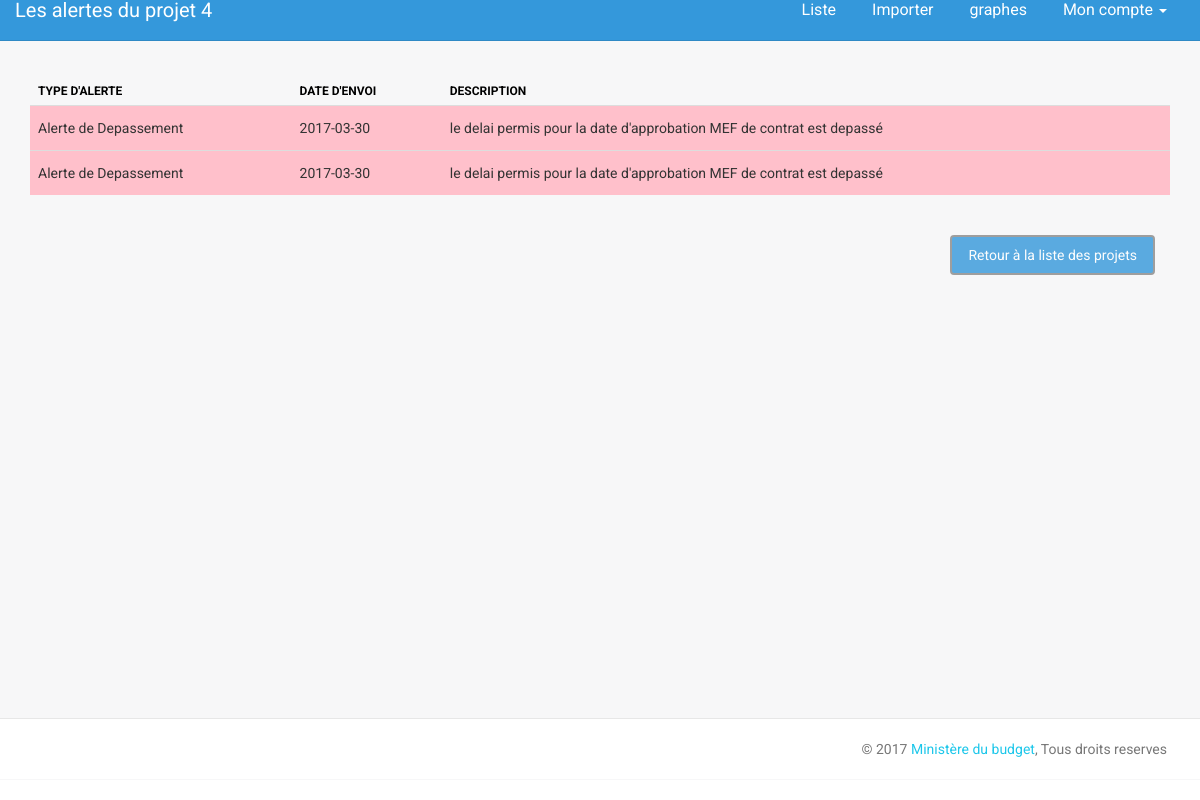
/alertes.php?projet=4, run on the app's committed database.
### tables this page shows
CREATE TABLE IF NOT EXISTS `alert` (
  `idAlert` int(11) NOT NULL AUTO_INCREMENT,
  `dateAlert` date NOT NULL,
  `typeAlert` int(2) NOT NULL,
  `idProjet` int(11) NOT NULL,
  `messageAlert` varchar(250) NOT NULL,
  PRIMARY KEY (`idAlert`)
);

### bd/CRUD.php (called while the page is built, shortened)
<?php
class CRUD{
	private $bdd ;
	public function setDb($p) {
			$this -> bdd = $p ;
		}
		public function selectAlertByIdProjet($id) {
			$id = htmlspecialchars($id);
			$requete = $this -> bdd ->prepare('SELECT * FROM Alert
												WHERE idProjet = :id
												');
			$requete->execute(array(
							'id' => $id
							));
			$results = array();
				if($requete ->rowCount() > 0){
					while($tmp = $requete -> fetch()){
						$results[] = new Alert($tmp);
				}
				return $results;
			}else return null;
		}
}
?>

### bd/Alert.php (called while the page is built, shortened)
<?php
class Alert {
	private $dateAlert ;
	private $typeAlert ;
	private $messageAlert ;
	public function  getDateAlert  () { return $this -> dateAlert ; }
	public function  getTypeAlert  () { return $this -> typeAlert ; }
	public function  getMessageAlert  () { return $this -> messageAlert ; }
	public function  setDateAlert ($p) { $this -> dateAlert = $p ; }
	public function  setTypeAlert ($p) { $this -> typeAlert = $p ; }
	public function  setMessageAlert ($p) { $this -> messageAlert = $p ; }
	public function hydrate(array $tab) {
		foreach ($tab as $cle => $valeur){
				$methode = 'set'.ucfirst($cle);
			}
	}
}
?>

### alertes.php (the view, shortened to what this page needs)
<!doctype html>
<html lang="en">
<head>
    <link href="assets/css/bootstrap.min.css" rel="stylesheet" />
    <link href="assets/css/animate.min.css" rel="stylesheet"/>
    <link href="assets/css/light-bootstrap-dashboard.css" rel="stylesheet"/>
    <link href="http://maxcdn.bootstrapcdn.com/font-awesome/4.2.0/css/font-awesome.min.css" rel="stylesheet">
    <link href="assets/css/pe-icon-7-stroke.css" rel="stylesheet" />
</head>
<body style='margin-bottom:0px;'>
<div class="wrapper">
    <div class="main-panel">
		   <?php
			require_once('inc/menu.top.php');
            require_once('bd/Alert.php');
			require_once('bd/connection_bd.php');
			require_once('bd/CRUD.php');
            require_once('bd/fonctions.inc.php');
            $obj_bdd = new CRUD ($bdd);
            ?>
        <div class="content">
		   <div class="container-fluid center " >
		<?php
           $results = $obj_bdd -> selectAlertByIdProjet($_SESSION['idProjet']) ;
           if($results != null) {
            echo "
               <table class='table'>
                <thead>
                <tr>
                    <th>Type d'alerte</th>
                    <th>Date d'envoi</th>
                    <th>Description</th>
                </tr>
                </thead>
                <tbody>
                ";
               foreach($results AS $alert) {
                   $typeAlert = $alert -> getTypeAlert();
                   $dateAlert = $alert -> getDateAlert() ;
                   $messageAlert = 	$alert -> getMessageAlert() ;
                   $class = "";
                   $type = "";
                   if($typeAlert == 1) {
                       $class = "alert" ;
                       $type = "Alerte de Risque" ;
                   }elseif ($typeAlert == 2){
                       $class = "depasser" ;
                       $type = "Alerte de Depassement" ;
                   }
                   echo "
                        <tr class='$class'>
                            <td> $type </td>
                            <td> $dateAlert </td>
                            <td> $messageAlert </td>
                        </tr>
                    ";
               }
            echo"
              </tbody>
            </table>
            ";
           } else {
             echo"
               <div class='col-lg-12 center' style = 'margin-top: 20px;'>
                <p>pas d'alertes pour ce projet, tout est dans les normes !</p>
		       </div>
               ";
           }
		?>
          <div class="col-lg-12 center" style = 'margin-top: 20px;'>
		     <a href='data.php'  class="btn btn-info pull-right" style ="margin-left:10px;">Retour à la liste des projets</a>
          </div>
		</div>
        </div>
	    <?php
		require_once('inc/footer.inc.php');
		?>
    </div>
</div>
</body>
</html>

### data on the page
alert: typeAlert "Alerte de Depassement", dateAlert "2017-03-30", messageAlert "le delai permis pour la date d'approbation MEF de contrat est depassé"
alert: typeAlert "Alerte de Depassement", dateAlert "2017-03-30", messageAlert "le delai permis pour la date d'approbation MEF de contrat est depassé"

### other printed values
$page_title "Les alertes du projet 4"
